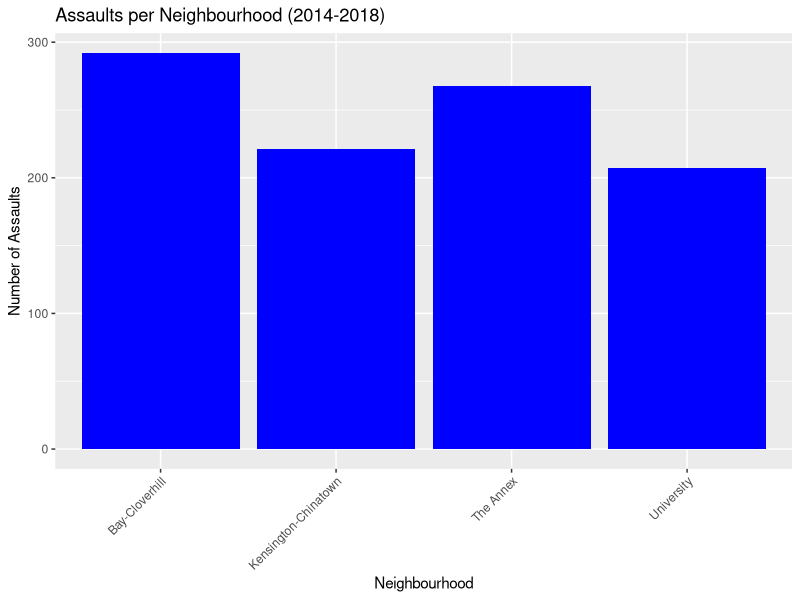
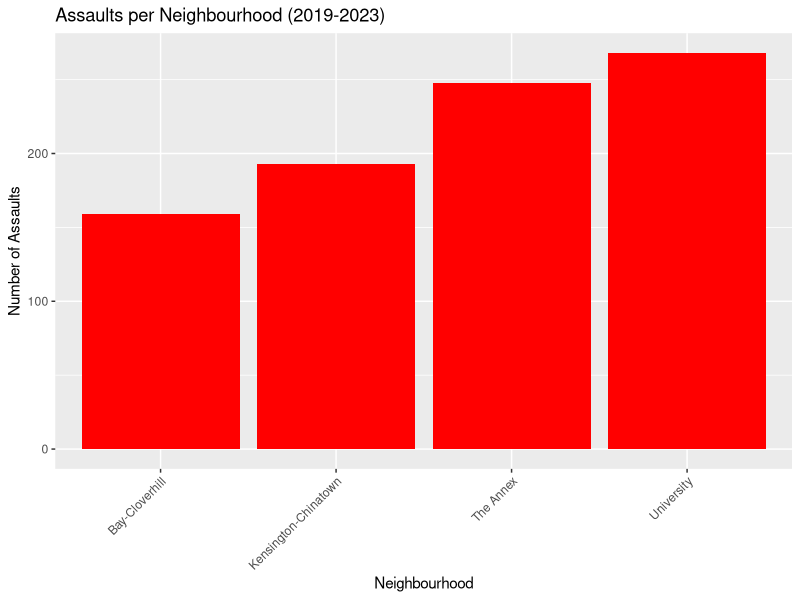

Here is the R script that generated these plots, in order:
#### Preamble ####
# Purpose: Simulate the Neighbourhood Crime Rates data set by refining the 158 neighbourhoods  
# Author: Bella MacLean
# Date: Saturday January 20, 2024
# Contact: bella.maclean@mail.utoronto.ca
# License: MIT
# Pre-requisites: none
# Data sets:
## - https://open.toronto.ca/dataset/neighbourhood-crime-rates/

#### Workspace setup ####
# Install and Load the necessary libraries needed to simulate the data
install.packages("tibble")
install.packages("dplyr")
install.packages("ggplot2")
install.packages("tidyr")
library(tidyr)
library(tibble)
library(dplyr)
library(ggplot2)

# Set seed for reproducibility
set.seed(300)

# Define downtown core neighbourhood names
UofT_neighbourhoods <- c(
  "Kensington-Chinatown",
  "University",
  "Bay-Cloverhill",
  "The Annex"
)

# Simulate data for downtown core neighbourhoods
simulated_data <- tibble(
  Neighbourhood = UofT_neighbourhoods,
  ASSAULT_2014 = sample(1:100, length(UofT_neighbourhoods), replace = TRUE),
  ASSAULT_2015 = sample(1:100, length(UofT_neighbourhoods), replace = TRUE),
  ASSAULT_2016 = sample(1:100, length(UofT_neighbourhoods), replace = TRUE),
  ASSAULT_2017 = sample(1:100, length(UofT_neighbourhoods), replace = TRUE),
  ASSAULT_2018 = sample(1:100, length(UofT_neighbourhoods), replace = TRUE),
  ASSAULT_2019 = sample(1:100, length(UofT_neighbourhoods), replace = TRUE),
  ASSAULT_2020 = sample(1:100, length(UofT_neighbourhoods), replace = TRUE),
  ASSAULT_2021 = sample(1:100, length(UofT_neighbourhoods), replace = TRUE),
  ASSAULT_2022 = sample(1:100, length(UofT_neighbourhoods), replace = TRUE),
  ASSAULT_2023 = sample(1:100, length(UofT_neighbourhoods), replace = TRUE)
)

# Summarize data for the two periods
simulated_data <- simulated_data |> 
  mutate(
    Total_Assault_2014_2018 = ASSAULT_2014 + ASSAULT_2015 + ASSAULT_2016 + ASSAULT_2017 + ASSAULT_2018,
    Total_Assault_2019_2023 = ASSAULT_2019 + ASSAULT_2020 + ASSAULT_2021 + ASSAULT_2022 + ASSAULT_2023
  )

#### Simulate Some Graphs ####
# Bar Graph for 2014-2018 - # of assault per neighbourhood from 2014-2018
ggplot(simulated_data, aes(x=Neighbourhood, y=Total_Assault_2014_2018)) +
  geom_bar(stat="identity", fill="blue") +
  theme(axis.text.x = element_text(angle = 45, hjust = 1)) +
  labs(title="Assaults per Neighbourhood (2014-2018)",
       x="Neighbourhood",
       y="Number of Assaults")

# Bar Graph for 2019-2023 - # of assault per neighbourhood from 2019-2023
ggplot(simulated_data, aes(x=Neighbourhood, y=Total_Assault_2019_2023)) +
  geom_bar(stat="identity", fill="red") +
  theme(axis.text.x = element_text(angle = 45, hjust = 1)) +
  labs(title="Assaults per Neighbourhood (2019-2023)",
       x="Neighbourhood",
       y="Number of Assaults")

# Running some tests to check the simulated data

# Check that all assault values are between 0 and 100
all_values_in_range <- all(simulated_data[, -1] >= 0 & simulated_data[, -1] <= 100)
print(paste("All assault values between 0 and 100:", all_values_in_range))

# Check that there are exactly 4 neighborhoods
correct_neighborhood_count <- nrow(simulated_data) == 4
print(paste("There are exactly 4 neighborhoods:", correct_neighborhood_count))

print(simulated_data)
